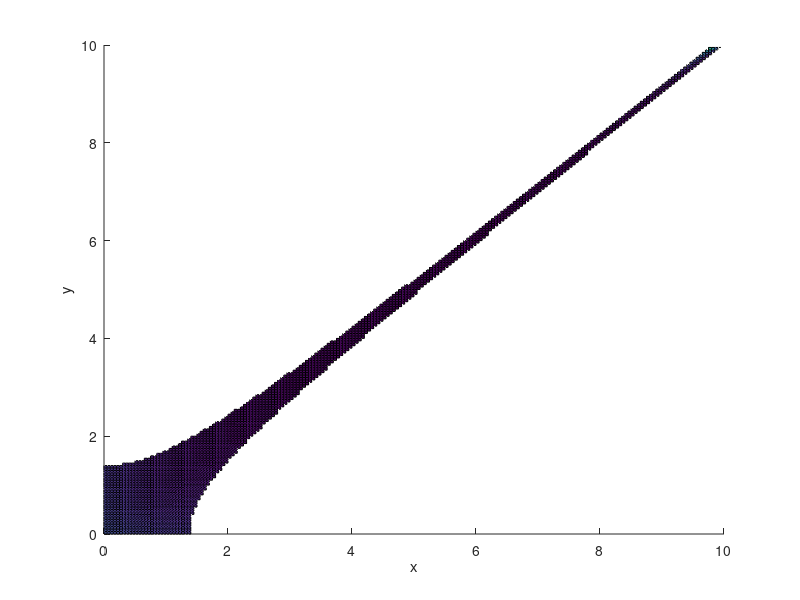

Source code (MATLAB): (Note: this script raises an error after producing the figure.)

%Minimum time for straight line segment under modified double integrator

% ------------------------------
% Author: Vishnu S. Chipade
% Email: vishnuc@umich.edu
% ------------------------------

%dynamics: s_dot=v; v_dot=u-Cd*v^2;


Gamma_s=.1;
vm=10;
Cd=0.1;
um=Cd*vm^2;

Np=200;
v1=0:vm/Np:vm;
v2=0:vm/Np:vm;

for i=1:Np+1
    
    for j=1:Np+1
        v0=v1(i);
        vf=v2(j);
        flag=0;
        if vf>v0
            G1=log((um-Cd*v0^2)/(um-Cd*vf^2))/(2*Cd);
            if Gamma_s>G1
                flag=1;
            end
        else
            G2=log((um+Cd*v0^2)/(um+Cd*vf^2))/(2*Cd);
            if Gamma_s>G2
                flag=1;
            end
        end
        
        if flag==1
        lambda=(um+Cd*vf^2)/(um-Cd*v0^2)*exp(2*Cd*Gamma_s);
        v_bar(i,j)=sqrt((lambda-1)/(lambda+1)*um/Cd);
        tau_s(i,j)=1/sqrt(um*Cd)*(2*atanh(sqrt(Cd*v_bar(i,j)^2/um))-atanh(sqrt(Cd*v0^2/um))-atanh(sqrt(Cd*vf^2/um)));
        else
            tau_s(i,j)=Inf;
        end
    end
end
figure
surface(v1,v2,tau_s);
xlabel('x');
ylabel('y');
zlabel('z')

%Find hessian of optimal t for v_dot=-Cd*v^2 + um-v^4/(R^2um); 
syms v0 vf G R vm um Cd
lambda=(um+Cd*vf^2)/(um-Cd*v0^2)*exp(2*Cd*G);
vbar=sqrt((lambda-1)/(lambda+1)*um/Cd);
t=sqrt(1/(Cd*um))*(2*atanh(sqrt(Cd*vbar^2/um))-atanh(sqrt(Cd*v0^2/um))-atanh(sqrt(Cd*vf^2/um)));
nabla2_t=hessian(t,[v0,vf]);
nabla2_t_fun=matlabFunction(nabla2_t, 'vars',[v0,vf,G,vm,um,Cd]);
G=40;
vm=10;
Cd=0.1;
um=Cd*vm^2;
vmc99=.99*vm;
v1=0:vmc99/100:vmc99;
v2=0:vmc99/100:vmc99;
 for i=1:length(v1)
    for j=1:length(v2)
        %vec=mat2cell([v1(i),v2(j),S,R,vm,um]);
        nabla2_t2{i,j}=nabla2_t_fun(v1(i),v2(j),G,vm,um,Cd);
        det_nabla2_t(i,j)=det(nabla2_t2{i,j});
    end
 end
 figure
 surf(v1,v2,det_nabla2_t)
 xlabel('x');
ylabel('y');
zlabel('z')
